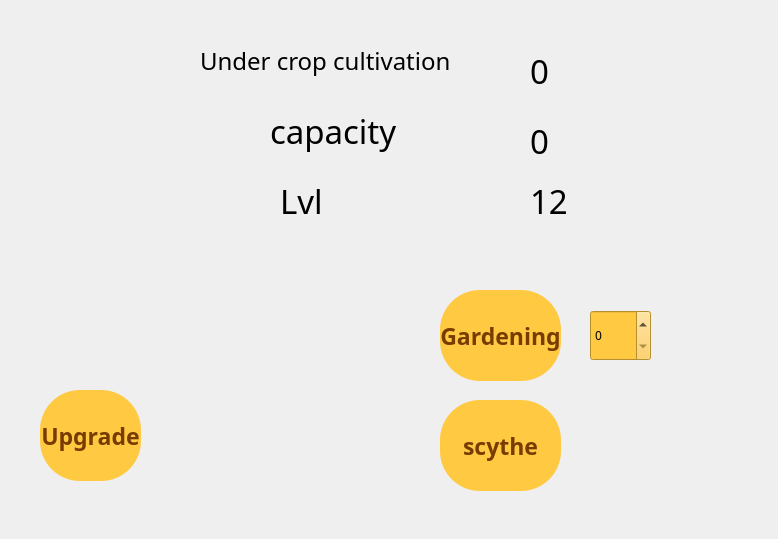
<?xml version="1.0" encoding="UTF-8"?>
<ui version="4.0">
 <class>Gandom_dialog</class>
 <widget class="QDialog" name="Gandom_dialog">
  <property name="geometry">
   <rect>
    <x>0</x>
    <y>0</y>
    <width>778</width>
    <height>539</height>
   </rect>
  </property>
  <property name="windowTitle">
   <string>Dialog</string>
  </property>
  <widget class="QLabel" name="lvl_fgandom_l">
   <property name="geometry">
    <rect>
     <x>530</x>
     <y>170</y>
     <width>111</width>
     <height>61</height>
    </rect>
   </property>
   <property name="font">
    <font>
     <family>Jokerman</family>
     <pointsize>25</pointsize>
    </font>
   </property>
   <property name="text">
    <string>12</string>
   </property>
  </widget>
  <widget class="QLabel" name="nzirkesht_l">
   <property name="geometry">
    <rect>
     <x>530</x>
     <y>40</y>
     <width>111</width>
     <height>61</height>
    </rect>
   </property>
   <property name="font">
    <font>
     <family>Jokerman</family>
     <pointsize>25</pointsize>
    </font>
   </property>
   <property name="text">
    <string>0</string>
   </property>
  </widget>
  <widget class="QLabel" name="label_3">
   <property name="geometry">
    <rect>
     <x>280</x>
     <y>170</y>
     <width>191</width>
     <height>61</height>
    </rect>
   </property>
   <property name="font">
    <font>
     <family>Jokerman</family>
     <pointsize>25</pointsize>
    </font>
   </property>
   <property name="text">
    <string>Lvl</string>
   </property>
  </widget>
  <widget class="QPushButton" name="upgrade_zaming_butt">
   <property name="geometry">
    <rect>
     <x>40</x>
     <y>390</y>
     <width>101</width>
     <height>91</height>
    </rect>
   </property>
   <property name="font">
    <font>
     <family>Jokerman</family>
     <pointsize>17</pointsize>
     <weight>75</weight>
     <bold>true</bold>
    </font>
   </property>
   <property name="cursor">
    <cursorShape>PointingHandCursor</cursorShape>
   </property>
   <property name="styleSheet">
    <string notr="true"> border-radius:40px;
color: rgb(120, 60, 0);
background-color: rgb(255, 201, 66);</string>
   </property>
   <property name="text">
    <string>Upgrade</string>
   </property>
  </widget>
  <widget class="QLabel" name="capacity_gandom_l">
   <property name="geometry">
    <rect>
     <x>530</x>
     <y>110</y>
     <width>111</width>
     <height>61</height>
    </rect>
   </property>
   <property name="font">
    <font>
     <family>Jokerman</family>
     <pointsize>25</pointsize>
    </font>
   </property>
   <property name="text">
    <string>0</string>
   </property>
  </widget>
  <widget class="QLabel" name="label_2">
   <property name="geometry">
    <rect>
     <x>200</x>
     <y>30</y>
     <width>261</width>
     <height>61</height>
    </rect>
   </property>
   <property name="font">
    <font>
     <family>Jokerman</family>
     <pointsize>18</pointsize>
    </font>
   </property>
   <property name="text">
    <string>Under crop cultivation</string>
   </property>
  </widget>
  <widget class="QLabel" name="label">
   <property name="geometry">
    <rect>
     <x>270</x>
     <y>100</y>
     <width>191</width>
     <height>61</height>
    </rect>
   </property>
   <property name="font">
    <font>
     <family>Jokerman</family>
     <pointsize>25</pointsize>
    </font>
   </property>
   <property name="text">
    <string>capacity</string>
   </property>
  </widget>
  <widget class="QSpinBox" name="tedad_barayekashtspinBox">
   <property name="geometry">
    <rect>
     <x>590</x>
     <y>310</y>
     <width>61</width>
     <height>51</height>
    </rect>
   </property>
   <property name="font">
    <font>
     <family>Jokerman</family>
    </font>
   </property>
   <property name="styleSheet">
    <string notr="true">background-color: rgb(255, 201, 66);</string>
   </property>
  </widget>
  <widget class="QPushButton" name="kashtg_butt">
   <property name="geometry">
    <rect>
     <x>440</x>
     <y>290</y>
     <width>121</width>
     <height>91</height>
    </rect>
   </property>
   <property name="font">
    <font>
     <family>Jokerman</family>
     <pointsize>17</pointsize>
     <weight>75</weight>
     <bold>true</bold>
    </font>
   </property>
   <property name="cursor">
    <cursorShape>PointingHandCursor</cursorShape>
   </property>
   <property name="styleSheet">
    <string notr="true"> border-radius:40px;
color: rgb(120, 60, 0);
background-color: rgb(255, 201, 66);</string>
   </property>
   <property name="text">
    <string>Gardening</string>
   </property>
  </widget>
  <widget class="QPushButton" name="bardasht_butt">
   <property name="geometry">
    <rect>
     <x>440</x>
     <y>400</y>
     <width>121</width>
     <height>91</height>
    </rect>
   </property>
   <property name="font">
    <font>
     <family>Jokerman</family>
     <pointsize>17</pointsize>
     <weight>75</weight>
     <bold>true</bold>
    </font>
   </property>
   <property name="cursor">
    <cursorShape>PointingHandCursor</cursorShape>
   </property>
   <property name="styleSheet">
    <string notr="true"> border-radius:40px;
color: rgb(120, 60, 0);
background-color: rgb(255, 201, 66);</string>
   </property>
   <property name="text">
    <string>scythe</string>
   </property>
  </widget>
 </widget>
 <resources/>
 <connections/>
</ui>
